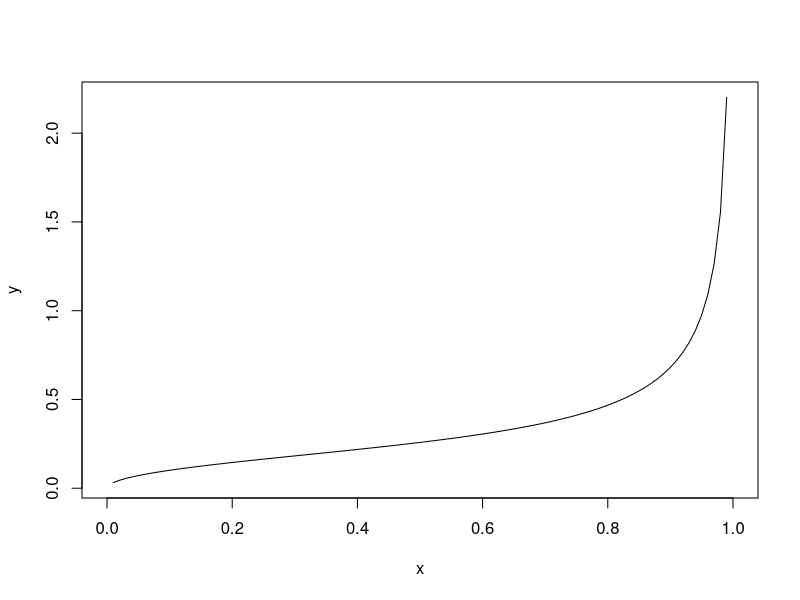

The R script that drew this image: (Note: this script raises an error after producing the figure.)
## ---- chunk 1
options(scipen = 1, digits = 4, width = 80)
library(knitr)
opts_chunk$set(echo=FALSE,
               cache=TRUE, autodep=TRUE, cache.comments=FALSE,
               message=FALSE, warning=FALSE)
## ---- chunk 2
theta = numeric()
for(i in 1:1000){
  x = runif(10000)
  gx = log(x+1)/(pi*sqrt(x*(1-x)))
  theta[i] = mean(gx)
}
sd(theta)

integrate(function(x){log(x+1)/(pi*sqrt(x*(1-x)))},0,1)

x = runif(10000)
gx = log(x+1)/(pi*sqrt(x*(1-x)))
theta = mean(gx)
sd(gx)/sqrt(10000)

## ---- chunk 3
I = numeric()
for(i in 1:1000){
  x = runif(5000)
  y = 1-runif(5000)
  g1 = log(x+1)/(pi*sqrt(x*(1-x)))
  g2 = log(y+1)/(pi*sqrt(y*(1-y)))
  I[i] = (mean(g1)+mean(g2))/2
}
sd(I)
mean(I)

x = runif(5000)
y = 1-runif(5000)
g1 = log(x+1)/(pi*sqrt(x*(1-x)))
g2 = log(y+1)/(pi*sqrt(y*(1-y)))
I = (mean(g1)+mean(g2))/2
(sd(g1)+sd(g2))/sqrt(10000)
## ---- chunk 4
x = seq(0,1,by = 0.01)
y = log(x+1)/(pi*sqrt(x*(1-x)))
plot(x, y, type = "l")
# The stratified sampling method will hepl reduce vairance because the plot above shows samples from this function are not distributed fairly. So we can use stratified sampling to make more samples from 0.8 to 1.  
## ---- chunk 5
u = runif(1000)
x = (sin(u*pi/2)^2)
## ---- chunk 6
u = runif(10000)
x = (sin(u*pi/2)^2)
gx = log(x+1)
theta = mean(gx)
sd(gx)/sqrt(10000)
## ---- chunk 7
n = 20
m = 1000
k = 9
tmean = matrix(0,m,k)
mse = numeric()
se.mse = numeric()
for(i in 1:k){
  for(j in 1:m){
    z = rnorm(n)
    v = rchisq(n, df = 3)
    t = (z+4)/sqrt(v/3)
    x = sort(rt(n = n, df = 3, ncp = 4))
    tmean[j,i] = sum(x[(i+1):(n-i)])/(n-2*i)
  }
  mse[i] = mean((tmean[,i]-4)^2)
  se.mse[i]=sqrt(mean((tmean[,i]-mean(tmean[,i]))^2))/sqrt(m)
}
cbind(seq(1:k),mse,se.mse)
## ---- chunk 8
g_theta_x = theta*exp(-theta*x)*4*(theta^2)*exp(-2*theta)
# The posterior distribution is proportional to the right side.
## ---- chunk 9
x = c(0.4,1.1,0.2,1.6,1.4,0.9)
post.mean = numeric()
for(i in 1:length(x)){
theta = rgamma(n = 1000, shape = 3, rate = 2)
hx[i] = theta*exp(-theta*x[i])
c = mean(hx)
post.mean[i] = mean(theta*hx)/c
}
cbind(x,post.mean)
## ---- chunk 10
fx = function(theta, x){
  theta*exp(-theta*x)*4*(theta^2)*exp(-2*theta)
}
AR = function(x, n){
  i = 0
  theta = numeric()
  M = 0.5
  while (i < n) {
    theta0 = rgamma(1,shape = 3, rate = 2)
    u = runif(1)
    if(M*u < fx(theta0, x)/dgamma(x, shape = 3, rate = 2)){
      i = i + 1
      theta[i] = theta0
    }
  }
  return(theta)
}
x = c(0.4,1.1,0.2,1.6,1.4,0.9)
AR(x = x, n = 6)

## ---- chunk 11
n = 25
m = 1000
k = 10
tmean = matrix(0,m,k)
mse = numeric()
se.mse = numeric()
for(i in 1:k){
  for(j in 1:m){
    x = sort(rcauchy(n))
    tmean[j,i] = sum(x[(i+1):(n-i)])/(n-2*i)
  }
  mse[i] = mean(tmean[,i]^2)
  se.mse[i]=sqrt(mean((tmean[,i]-mean(tmean[,i]))^2))/sqrt(m)
}
cbind(seq(1:k),mse,se.mse)
## ---- chunk 12
n = 20
m = 1000
mu0 = 500
sigma = 100
mu = c(seq(450, 650, 10))
M = length(mu)
power = numeric(M)
for (i in 1:M) {
  mu1 = mu[i]
  pvalues = replicate(m, expr = {
    x = rnorm(n, mean = mu1, sd = sigma) 
    ttest = t.test(x, alternative = "two.sided", mu = mu0) 
    ttest$p.value})
  power[i] = mean(pvalues <= .025) + mean(pvalues >= 0.975)
  }
library(Hmisc)
plot(mu, power)
abline(v = mu0, lty = 1) 
abline(h = .05, lty = 1)
se = sqrt(power * (1-power) / m)
errbar(mu, power, yplus = power+se, yminus = power-se, xlab = bquote(theta))
lines(mu, power, lty=3)
## ---- chunk 13
n = c(10,20,30,40,50)
m = 1000
mu0 = 500
sigma = 100
mu = c(seq(450, 650, 10))
M = length(mu)
N = length(n)
power = matrix(0,M,N)
for (j in 1:length(n)) {
  for (i in 1:M) {
  mu1 = mu[i]
  pvalues = replicate(m, expr = {
    x = rnorm(n[j], mean = mu1, sd = sigma) 
    ttest = t.test(x, alternative = "greater", mu = mu0) 
    ttest$p.value})
  power[i,j] = mean(pvalues <= .05)
  }
}
plot(mu, power[,1], type = "l", lty = 2, col = "black", main = "Power curve for different sample sizes", xlab = "mu", ylab = "power")
lines(mu, power[,2], lty = 4, col = "blue")
lines(mu, power[,3], lty = 6, col = "red")
lines(mu, power[,4], lty = 4, col = "yellow")
lines(mu, power[,5], lty = 8, col = "pink")
legend("bottomright", c("n = 10", "n = 20", "n = 30", "n = 40", "n = 50"), lty = c(2,4,6,4,8), col = c("black", "blue", "red", "yellow", "pink"))
## ---- chunk 14
n = 20
m = 1000
alpha = 0.05
cl_up = replicate(m, expr = {
  x = rchisq(n, df = 2)
  mean(x) + qt(1-alpha/2, df = n-1)*sd(x)/sqrt(n)
})
cl_low = replicate(m, expr = {
  x = rchisq(n, df = 2)
  mean(x) - qt(1-alpha/2, df = n-1)*sd(x)/sqrt(n)
})
CL = 0
for(i in 1:m){
  CL = CL + (ci_low[i]<2 & ci_up[i]>2)
}
CL/m
# The converage probability of t-interval is 90%, which is higher than 77.3% in example 6.4.
## ---- chunk 15
count5test = function(x, y) {
  X = x - mean(x)
  Y = y - mean(y)
  outx = sum(X > max(Y)) + sum(X < min(Y)) 
  outy = sum(Y > max(X)) + sum(Y < min(X))
  return(as.integer(max(c(outx, outy)) > 5))
}
sigma1 = 1
sigma2 = 1.5
n = c(15,50,250)
m = 1000
count5test1 = numeric()
power = numeric()
ftest = numeric()
f_test = numeric()
for(j in 1:3){
for(i in 1:m){
  x = rnorm(n[j], 0, sigma1)
  y = rnorm(n[j], 0, sigma2) 
  count5test1[i] = count5test(x, y)
  ftest[i] = var.test(x,y,alternative = "two.sided")$p.value
}
  power[j] = mean(count5test1)
  f_test[j] = mean(ftest>0.055)
}
cbind(n, power, f_test)
